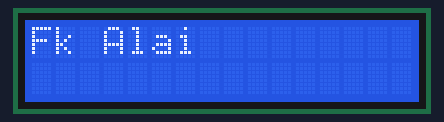
Recording of a sketch running on a simulated Arduino Uno, built with avr-gcc and run on an emulated ATmega328P. Shown: 16×2 character LCD.

Above: at 0.1 s.
At 5.1 s:
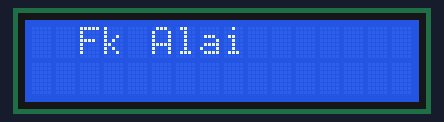
At 8.1 s:
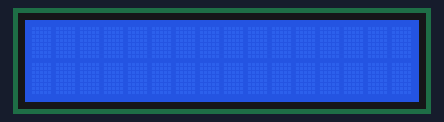

The sketch:

sketch_may19d.ino
```cpp
#include <LiquidCrystal.h>

LiquidCrystal lcd(12, 11, 5, 4, 3, 2);

void setup() {
  lcd.begin(16, 2);
  lcd.print("Fk Alai ");
  delay(5000);
}

void loop() {
  lcd.clear();
  lcd.setCursor(2,0);
  lcd.print("Fk Alai ");
  delay(3000);
  lcd.clear();
  delay(1000);
  lcd.clear();
}
```

Measured:
- what the display in image 1 shows lasts 3.0 s, from 5.1 s to 8.1 s
- what the display in image 2 shows lasts 1.0 s, from 8.1 s to 9.1 s
